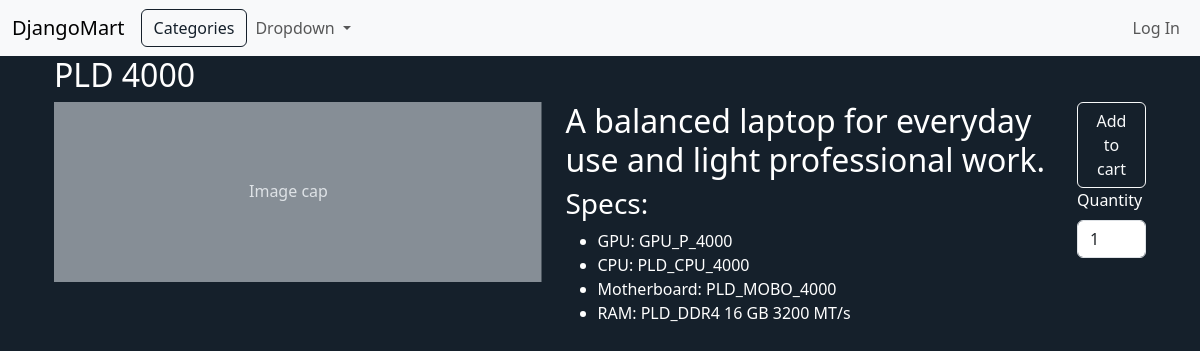
Before: /product/1 with the older database file.
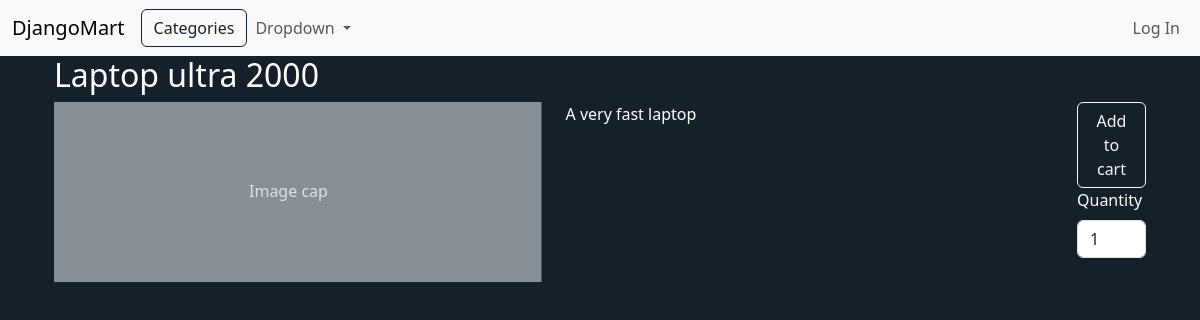
After: the same page with the newer database file.
### DjangoMartApp/models.py (models this page shows, shortened)
class Product(models.Model):
    title = models.CharField(max_length=100)
    description = models.TextField(max_length=2000)
    price = models.FloatField(validators=[MinValueValidator(1.0)])
    brand = models.ForeignKey(Brand, on_delete=models.CASCADE)
    stock = models.PositiveIntegerField(validators=[MinValueValidator(1)])
    rating = models.FloatField(default=0)
    rating_count = models.IntegerField(default=0)
    sales_count = models.IntegerField(default=0)
    categories = models.ManyToManyField(Category)
    product_weight = models.CharField(max_length=50, blank=True, null=True)
    product_height = models.CharField(max_length=50, blank=True, null=True)
    product_width = models.CharField(max_length=50, blank=True, null=True)
    product_length = models.CharField(max_length=50, blank=True, null=True)
    package_weight = models.CharField(max_length=50, blank=True, null=True)
    package_height = models.CharField(max_length=50, blank=True, null=True)
    package_width = models.CharField(max_length=50, blank=True, null=True)
    package_length = models.CharField(max_length=50, blank=True, null=True)
    warranty = models.PositiveIntegerField(blank=True, null=True)
    created_date = models.DateTimeField(auto_now_add=True)
    updated_date = models.DateTimeField(auto_now=True)
    is_active = models.BooleanField(default=True)

### DjangoMartApp/views/web.py (the view)
# urls.py: path('product/<int:product_id>', product_view, name='product'),
def product_view(request, product_id):
    product = get_object_or_404(Product, id=product_id)
    product.description_html = markdown(product.description)
    return render_django_mart_app(request, 'product', {'product':product})

### DjangoMartApp/context_processors.py (called while the page is built)
def categories_processor(request):
    return {
        'categories': Category.objects.filter(is_active=True)
    }

def cart_processor(request):
    if request.user.is_authenticated:
        try:
            cart = ShoppingCart.objects.get(user_id=request.user)
        except ShoppingCart.DoesNotExist:
            cart = None
    else:
        cart = None
    return {'shopping_cart': cart}

### DjangoMartApp/views/utility.py (called while the page is built)
def render_django_mart_app(request, template_name, context=None):
    if context is None:
        context = {}
    full_template_name = f'DjangoMartApp/{template_name}.html'
    return render(request, full_template_name, context)

### DjangoMartApp/templates/DjangoMartApp/product.html (shortened to what this page needs)
{% extends "DjangoMartApp/layout.html" %}
{% load static %}
{% block body %}
    <div class="container">
        <h2>{{product.title}}</h2>
    </div>
    <div class="container">
        <div class="row">
            <div class="col">
                <svg aria-label="Placeholder: Image cap" class="bd-placeholder-img card-img-top" height="180" preserveAspectRatio="xMidYMid slice" role="img" width="100%" xmlns="http://www.w3.org/2000/svg">
                    <text x="40%" y="50%" fill="#dee2e6" dy=".3em">
                        Image cap
                    </text>
                </svg>
            </div>
            <div class="col">
                {{product.description_html|safe}}
            </div>
            <div class="col-1">
                <button type="button" class="btn btn-outline-light" id="addToCartBtn">Add to cart</button>
                <label for="quantity" class="form-label">Quantity</label>
                <input type="number" class="form-control" id="quantity" name="quantity" value="1" min="1">
            </div>
        </div>
    </div>
{% endblock %}

Changed rows visible on the page:
changed Product: title "PLD 4000" → "Laptop ultra 2000"; description_html "A balanced laptop for everyday use and light professional work. Specs: GPU: GPU_P_4000 CPU: PLD_CPU_4000 Motherboard: PLD_MOBO_4000 RAM: PLD_DDR4 16 GB 3200 MT/s" → "A very fast laptop"
